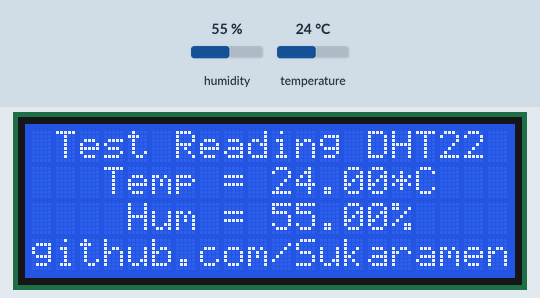
Simulated run of this sketch. Board: Arduino Uno, built with avr-gcc and run on an emulated ATmega328P. Shown: 20×4 character LCD. The test bench sets the inputs (shaded band); at power-on: humidity 55 %, temperature 24 °C.

Above: at 1.2 s.
1.3 s: humidity set to 22 %
At 3.3 s:
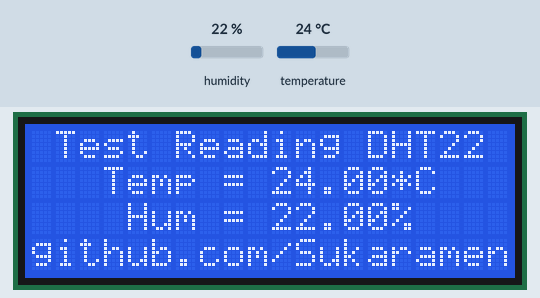
4.0 s: temperature set to 12 °C
At 5.1 s:
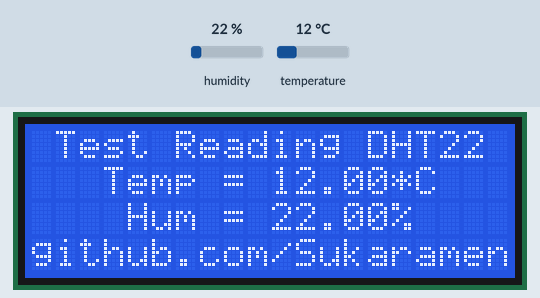
6.7 s: humidity set to 40 %
At 8.9 s:
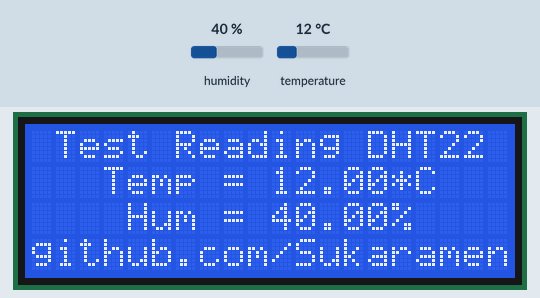
9.6 s: temperature set to 19 °C
Timing chart, 0 to 12.6 s (numbered marks = the images above; inputs shaded):
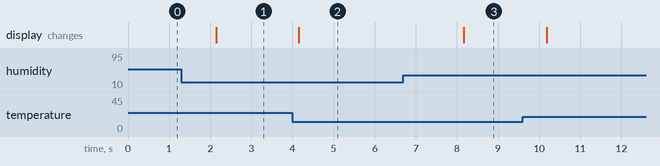

Measured:
- after the input at 1.3 s, the display: changes after 0.84 s (image 1)
- after the input at 4.0 s, the display: changes after 0.15 s (image 2)
- after the input at 6.7 s, the display: changes after 1.5 s (image 3)

The sketch:

sketch.ino
```cpp
// Library yang digunakan
#include "LiquidCrystal_I2C.h"
#include "DHT.h"

// Mendefinisikan DHT22
#define DHTPIN 2
#define DHTTYPE DHT22

// Mendefinisikan LCD 20x4
#define I2C_ADDR    0x27
#define LCD_COLUMNS 20
#define LCD_LINES   4

LiquidCrystal_I2C lcd(I2C_ADDR, LCD_COLUMNS, LCD_LINES);
DHT dht(DHTPIN, DHTTYPE);

void setup() {
  lcd.init();
  lcd.backlight();
  dht.begin();
}

void loop() {
  // Pembacaan Sensor DHT dengan Tipe Data FLOAT
  float temp = dht.readTemperature();
  float hum = dht.readHumidity();

  // Dioutput Melalui LCD 20x4
  lcd.setCursor(1,0);
  lcd.print("Test Reading DHT22");
  lcd.setCursor(3,1);
  lcd.print("Temp = ");
  lcd.print(temp);
  lcd.print("*C");
  lcd.setCursor(4,2);
  lcd.print("Hum = ");
  lcd.print(hum);
  lcd.print("%");
  lcd.setCursor(0,3);
  lcd.print("github.com/Sukaramen");
}
```
